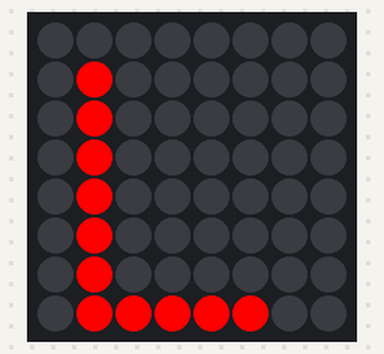
A program run on a simulated Raspberry Pi (BCM pin numbers) with a Sense HAT. On the bench: the Sense HAT's 8×8 RGB LED matrix. At 4.0 s the program stops and its outputs stay as they are.

Above: at 0.1 s.
At 1.1 s:
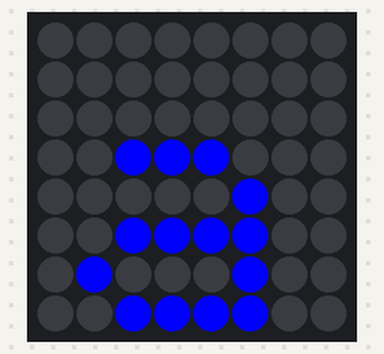
At 2.1 s:
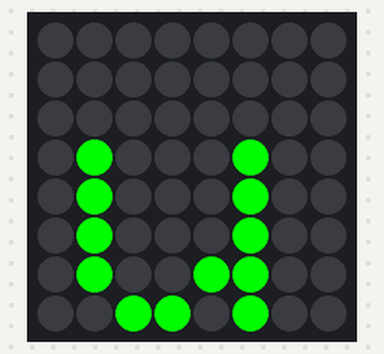
At 3.1 s:
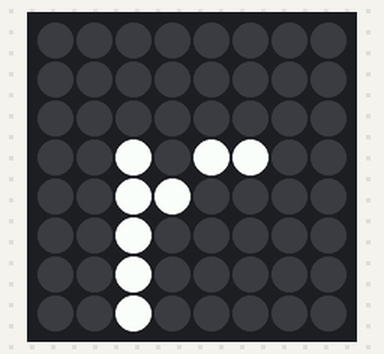
At 4.1 s:
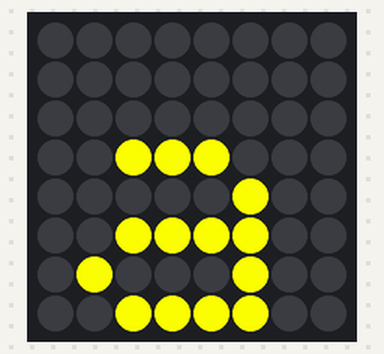

Measured:
- what the display in image 1 shows lasts 1.0 s, from 1.0 s to 2.0 s

The program:

ShowLetterwithsleep.py
```python
from sense_hat import SenseHat
from time import sleep

sense = SenseHat()

red = (255, 0, 0)
blue = (0, 0, 255)
green = (0, 255, 0)
white = (255, 255, 255)
yellow = (255, 255, 0)

sense.show_letter("L", red)
sleep(1)
sense.show_letter("a", blue)
sleep(1)
sense.show_letter("u", green)
sleep(1)
sense.show_letter("r", white)
sleep(1)
sense.show_letter("a", yellow)
```
